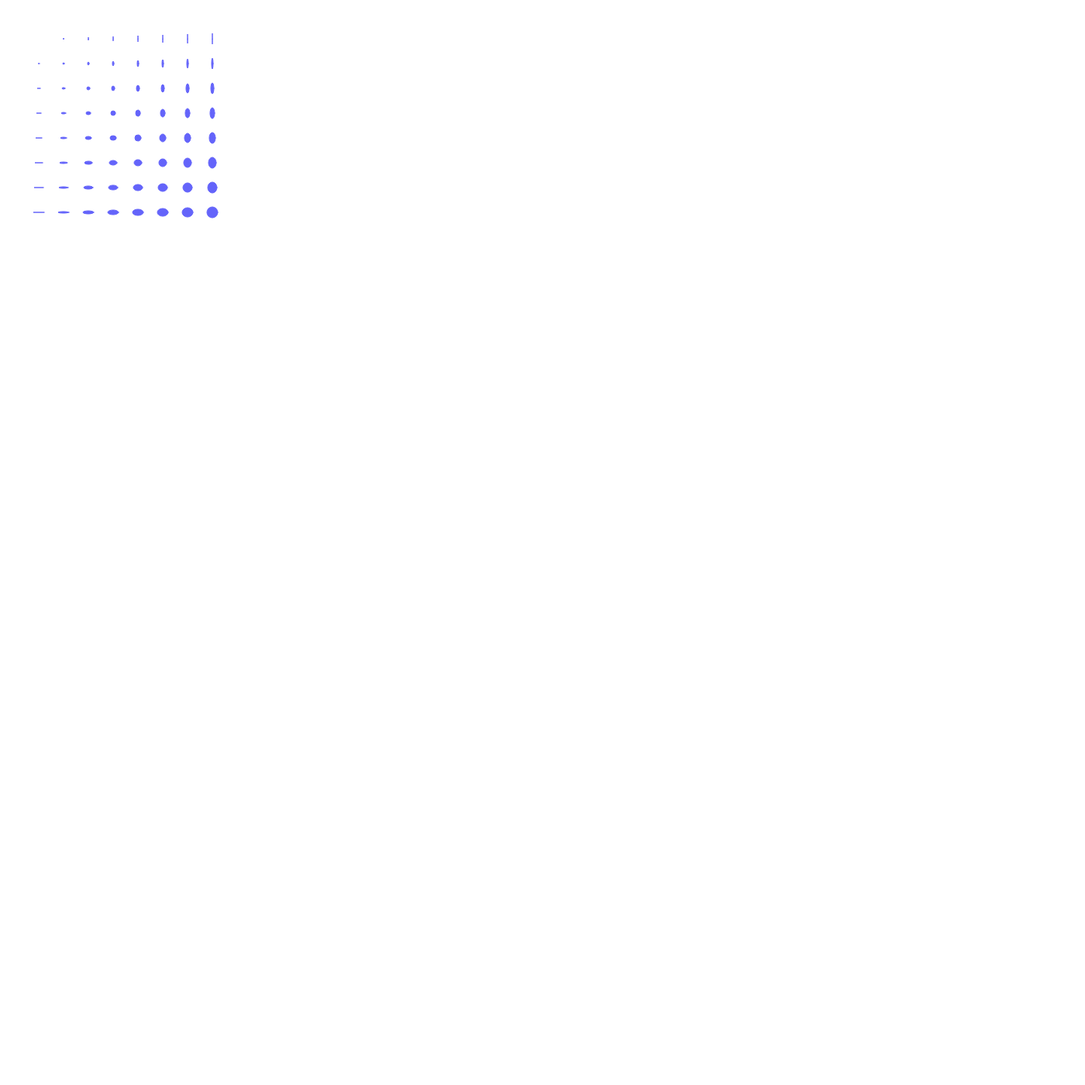
Frame 1 (no input)
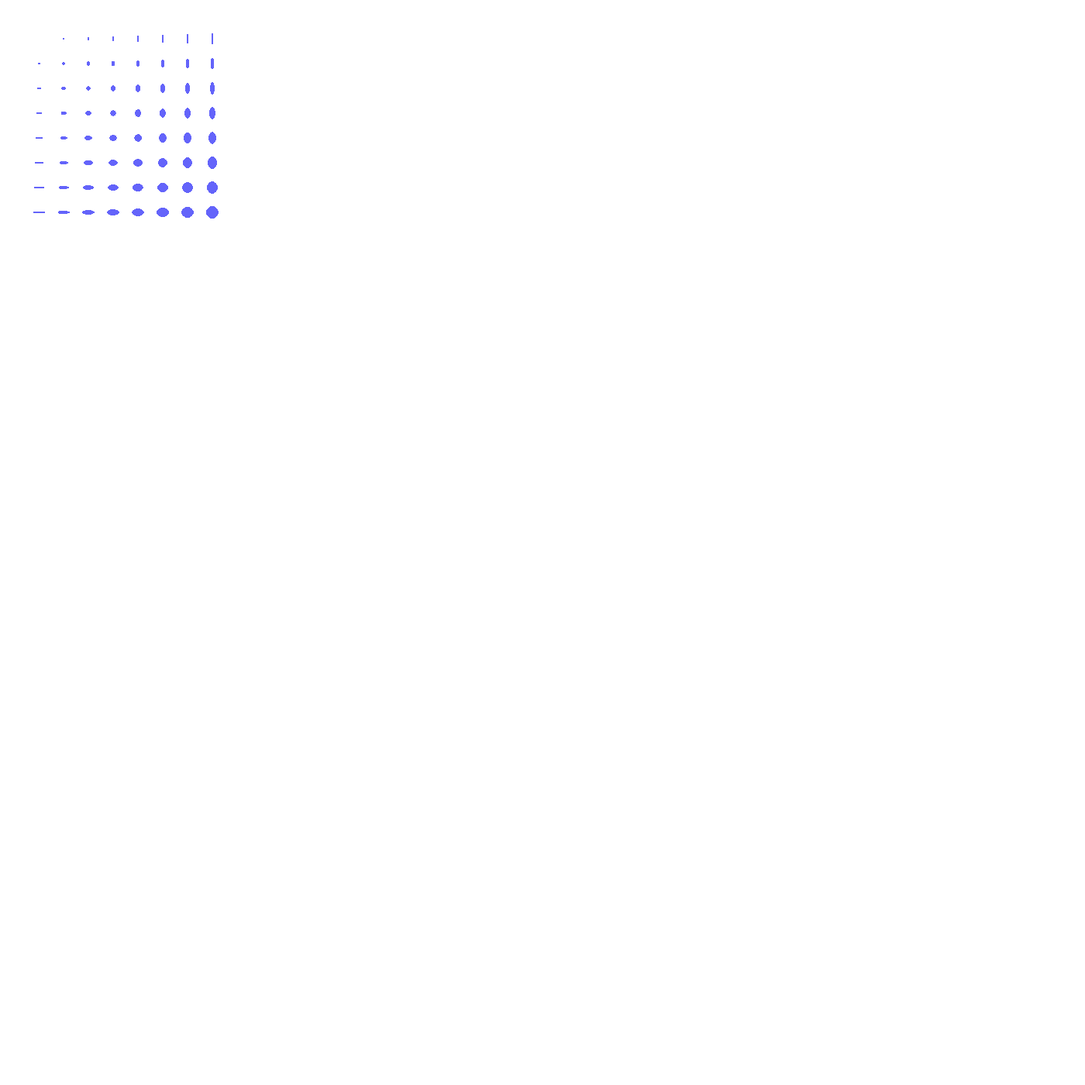
Frame 60 (no input)
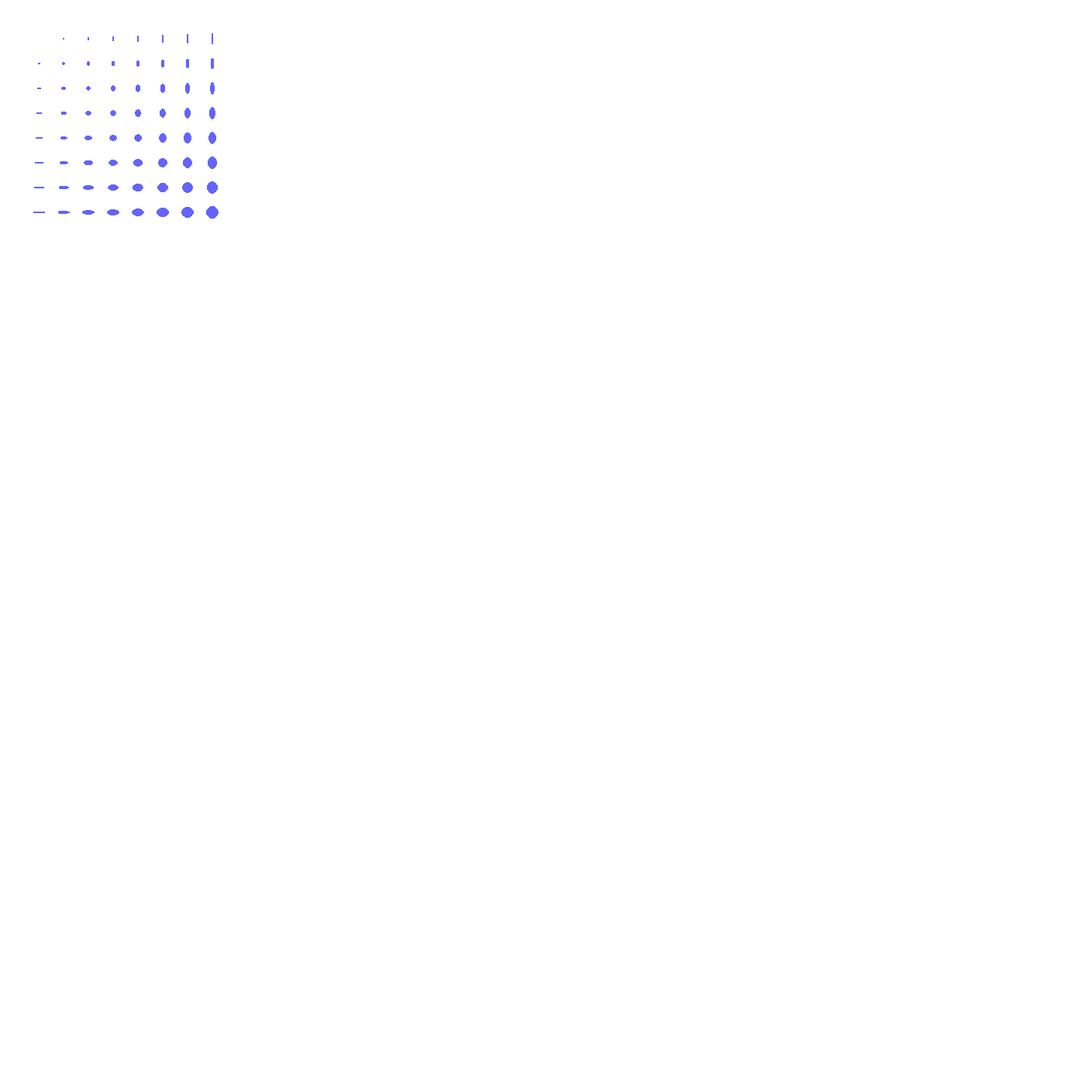
Frame 120 (the mouse pressed at the canvas centre since frame 60)

The p5.js sketch that drew these frames (run headless with seeded random() and noise() and a simulated clock; from frame 60 on, the mouse is pressed at the canvas centre):

// p5.js sketch
// ── sketch.js
function table(w,h){
  var x=50
  var y=50
  
  for(var i=0; i<w; i=i+2){
    for (var j=0; j<h; j=j+2){
      fill(100,100,250)
      stroke(100,100,250)
      ellipse(x,y,i,j)
      x=x+32
    }
    y=y+32
    x=50
  }
}
  
function setup() {
  createCanvas (1400,1400)
}

function draw() {
  table(16,16)
}
